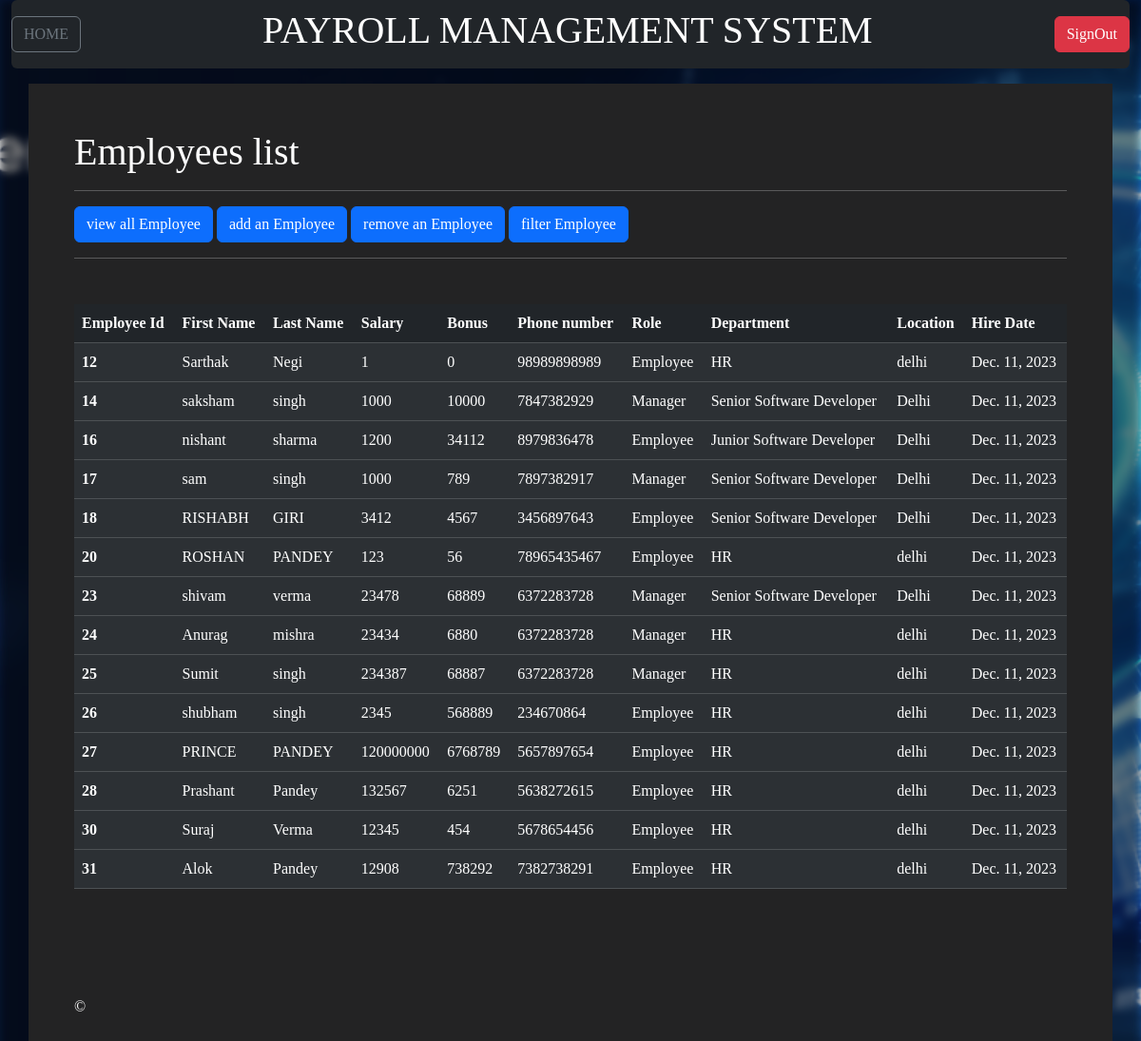
Before: /all_emp (signed in) with the older database file.
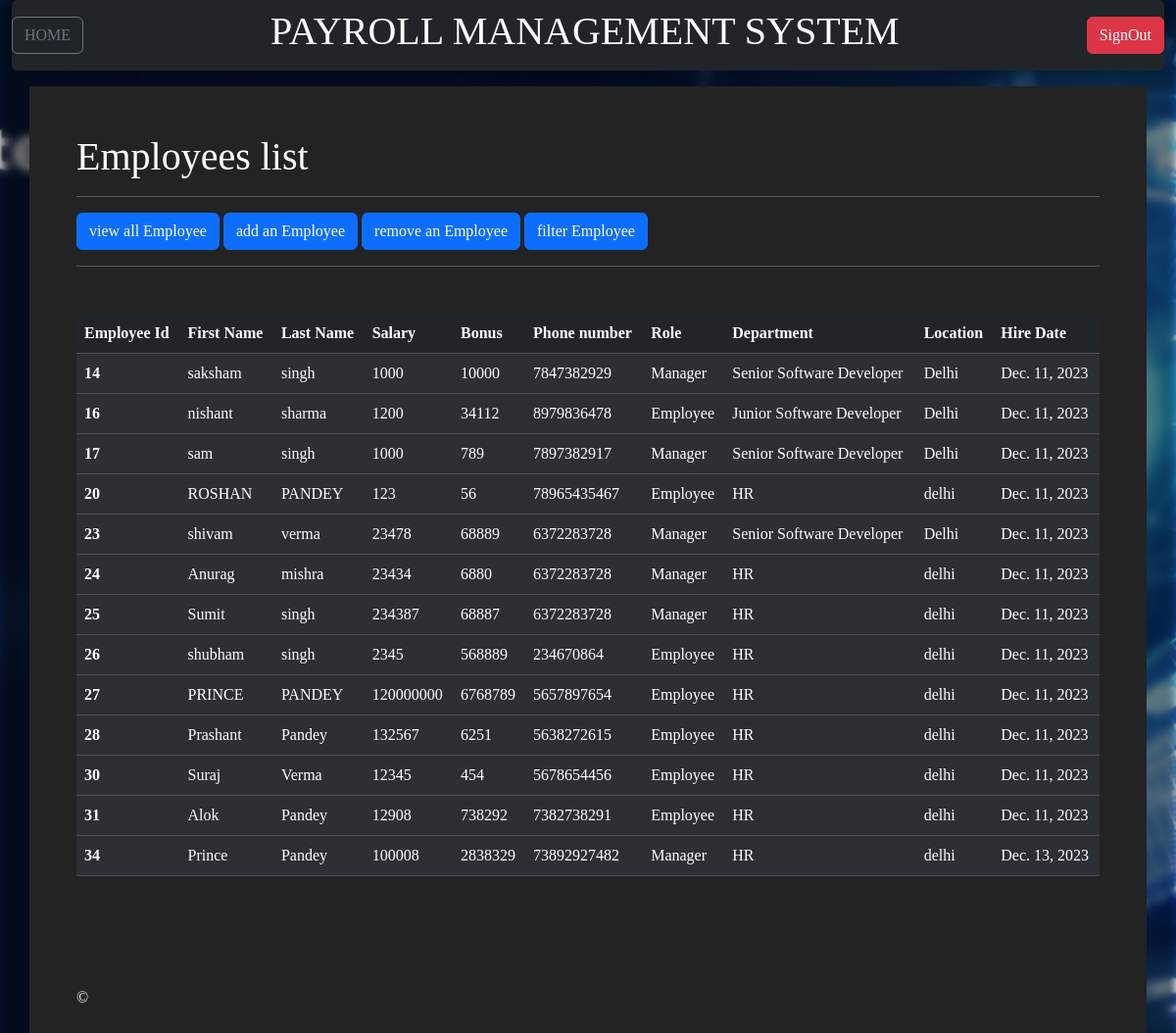
After: the same page with the newer database file.
### Emplyee_app/models.py (models this page shows, shortened)
class Employee(models.Model):
    first_name = models.CharField(max_length=100, null=False)
    last_name = models.CharField(max_length =100)
    dept = models.ForeignKey(Department, on_delete=models.CASCADE)
    salary = models.BigIntegerField(default=0)
    bonus = models.BigIntegerField(default=0)
    role = models.ForeignKey(Role,on_delete=models.CASCADE)
    phone = models.BigIntegerField(default=0)
    hire_date = models.DateField()

class Role(models.Model):
    name = models.CharField(max_length=100, null=False)

class Department(models.Model):
    name = models.CharField(max_length=100, null=False)
    location = models.CharField(max_length=100)

### Emplyee_app/views.py (the view)
# urls.py: path('all_emp',views.all_emp, name = 'all_emp'),
@login_required
def all_emp(request):
    emp = Employee.objects.all()
    context = {
        'emp': emp
    }
    return render(request,'all_emp.html',context)

### Emplyee_app/templates/all_emp.html (shortened to what this page needs)
{% extends 'base.html'%}
{%block heading%}Employees list{%endblock%}
{%block body%}
        <table class="table table-dark table-striped mt-5">
            <thead>
              <tr>
                <th scope="col">Employee Id</th>
                <th scope="col">First Name</th>
                <th scope="col">Last Name</th>
                <th scope="col">Salary</th>
                <th scope="col">Bonus</th>
                <th scope="col">Phone number</th>
                <th scope="col">Role</th>
                <th scope="col">Department</th>
                <th scope="col">Location</th>
                <th scope="col">Hire Date</th>
              </tr>
            </thead>
            {% for emp in emp%}
            <tbody>
                <tr>
                    <th scope="row">{{emp.id}}</th>
                    <td>{{emp.first_name}}</td>
                    <td>{{emp.last_name}}</td>
                    <td>{{emp.salary}}</td>
                    <td>{{emp.bonus}}</td>
                    <td>{{emp.phone}}</td>
                    <td>{{emp.role.name}}</td>
                    <td>{{emp.dept.name}}</td>
                    <td>{{emp.dept.location}}</td>
                    <td>{{emp.hire_date}}</td>
                </tr>
                {% endfor %}
            </tbody>
          </table>
{%endblock%}

### Emplyee_app/templates/base.html (shortened to what this page needs)
{% load static %}
<!DOCTYPE html>
<html lang="en">
<head>
    <link href="https://cdn.jsdelivr.net/npm/bootstrap@5.3.2/dist/css/bootstrap.min.css" rel="stylesheet">
    <link rel="stylesheet" type="text/css" href="{% static 'Emplyee_app/css/basestyle.css' %}">
  </head>
<body>
  <div class="container-fluid">
    <nav class="navbar navbar-dark bg-dark text-white rounded-2 mb-3 d-flex justify-content-between">
        <div class="head">
          <a class="btn btn-outline-secondary" href="/" role="button">HOME</a>
        </div>
        <div>
          <h1>PAYROLL MANAGEMENT SYSTEM</h1>
      </div>
        <div>
            <a href="/signout" class="btn btn-danger">SignOut</a>
        </div>
    </nav>
</div>
    <div class="container p-5" style="background-color: rgb(35, 35, 36);">
        <h1>{% block heading%}{%endblock%}</h1><hr>
        <a class="btn btn-primary" href="/all_emp" role="button">view  all Employee</a>
        <a class="btn btn-primary" href="/add_emp" role="button">add an Employee</a>
        <a class="btn btn-primary" href="/remove_emp" role="button">remove an Employee</a>
        <a class="btn btn-primary" href="/filter_emp" role="button">filter Employee</a>
        <hr>
       {% block body %}{% endblock %}
    <br><br><br><br>&COPY;
    </div>
  </body>
</html>

### Emplyee_app/static/Emplyee_app/css/basestyle.css (style rules this page uses)
body { font-family: 'Times New Roman', Times, serif; background: url('/static/Emplyee_app/images/bgimg.jpg') no-repeat center center fixed; background-size: cover; color: #ffffff; }
body::after { content: ''; position: fixed; top: 0; right: 0; bottom: 0; left: 0; background: url('/static/Emplyee_app/images/bgimg.jpg') no-repeat center center fixed; background-size: cover; filter: blur(5px) brightness(50%); z-index: -1; -webkit-filter: blur(5px) brightness(50%); }

Changed rows visible on the page:
removed Employee: id "12", first_name "Sarthak", last_name "Negi", salary "1", bonus "0", phone "98989898989", role.name "Employee", dept.name "HR", dept.location "delhi", hire_date "Dec. 11, 2023"
removed Employee: id "18", first_name "RISHABH", last_name "GIRI", salary "3412", bonus "4567", phone "3456897643", role.name "Employee", dept.name "Senior Software Developer", dept.location "Delhi", hire_date "Dec. 11, 2023"
added Employee: id "34", first_name "Prince", last_name "Pandey", salary "100008", bonus "2838329", phone "73892927482", role.name "Manager", dept.name "HR", dept.location "delhi", hire_date "Dec. 13, 2023"
